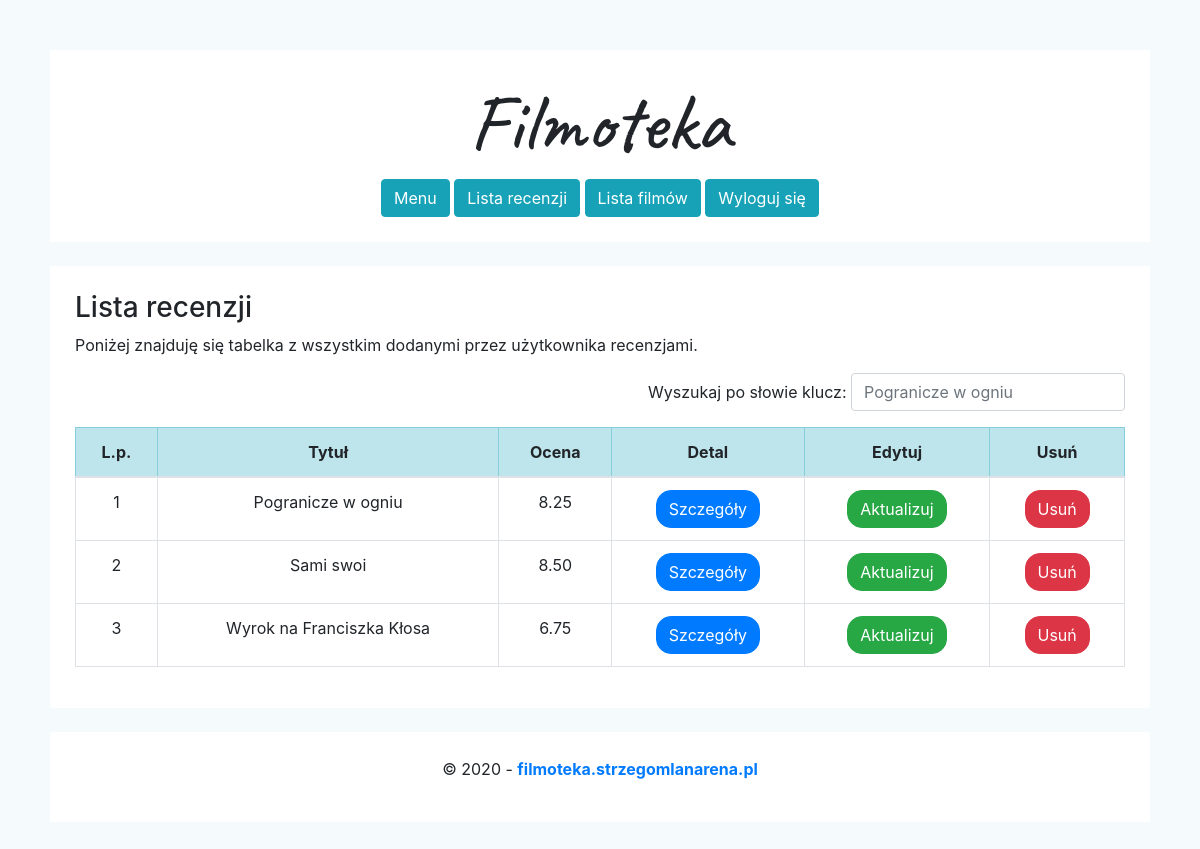
Page /recenzja/wyswietl.php (signed in) on the committed database.
### tables this page shows
CREATE TABLE `recenzja` (
  `IdRecenzja` int(100) NOT NULL,
  `Tresc` text NOT NULL,
  `Efekty` int(1) NOT NULL,
  `Fabula` int(1) NOT NULL,
  `Muzyka` int(1) NOT NULL,
  `Ocena` int(1) NOT NULL,
  `IdFilmy` int(100) NOT NULL,
  `IdRecenzent` int(100) NOT NULL,
  `Data` datetime NOT NULL DEFAULT CURRENT_TIMESTAMP
);

CREATE TABLE `filmy` (
  `IdFilmy` int(100) NOT NULL,
  `Tytul` varchar(100) NOT NULL,
  `IdRodzaj` int(100) NOT NULL,
  `IdGatunek` int(100) NOT NULL,
  `IdRezyser` int(100) NOT NULL,
  `IdAudio` int(100) NOT NULL,
  `Data` datetime NOT NULL DEFAULT CURRENT_TIMESTAMP
);

### recenzja/wyswietl.php (the view, shortened to what this page needs)
<?php
	require("../db.php");
?>
<!DOCTYPE html>
<html lang="pl">
	<head>
		<?php include("../linki.php"); ?>
	</head>
	<body>
		<?php include("../tytul.php"); ?>
		<div class="container">
			<h3> Lista recenzji</h3>
			<p> Poniżej znajduję się tabelka z wszystkim dodanymi przez użytkownika recenzjami. </p>
			<div style="float:right;" class="form-group form-inline">
				<label for="text">Wyszukaj po słowie klucz:&nbsp;</label>
				<input type="text" class="form-control" id="search" placeholder="Pogranicze w ogniu" name="search">
			</div>
			<table class="table table-bordered text-center" id="sort">
				<thead>
					<tr class="table-info">
						<th>L.p.</th>
						<th>Tytuł</th>
						<th>Ocena</th>
						<th>Detal</th>
						<th>Edytuj</th>
						<th>Usuń</th>
					</tr>
				</thead>
				<tbody id="find">
				<?php
					$count = 1;
					$recenzja = mysqli_query($con, "SELECT Tytul, IdRecenzja, ROUND((Fabula+Ocena+Muzyka+Efekty)/4,2) AS Suma FROM recenzja JOIN filmy ON filmy.IdFilmy=recenzja.IdFilmy ORDER BY Tytul ASC");
					while($row = mysqli_fetch_assoc($recenzja)) {
				?>
					<tr>
						<td><?php echo $count; ?></td>
						<td align="center"><?php echo $row["Tytul"]; ?></td>
						<td align="center"><?php echo $row["Suma"]; ?></td>
						<td align="center"><a type="button" class="btn btn-primary" href="detal.php?id=<?php echo $row["IdRecenzja"]; ?>">Szczegóły</a></td>
						<td align="center"><a type="button" class="btn btn-success" href="edytuj.php?id=<?php echo $row["IdRecenzja"]; ?>">Aktualizuj</a></td>
						<td align="center"><a type="button" class="btn btn-danger" href="usun.php?id=<?php echo $row["IdRecenzja"]; ?>">Usuń</a></td>
					</tr>
				<?php
					$count++; }
				?>
				</tbody>
			</table>
		</div>
		<?php include("../stopka.php"); ?>
	</body>
</html>

### rows in the picture
recenzja: IdFilmy.Tytul "Pogranicze w ogniu", Suma "8.25"
recenzja: IdFilmy.Tytul "Sami swoi", Suma "8.50"
recenzja: IdFilmy.Tytul "Wyrok na Franciszka Kłosa", Suma "6.75"
